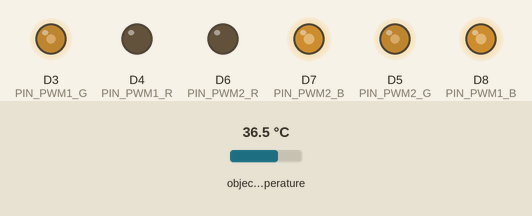
Bench run of a sketch on a simulated ESP8266 (NodeMCU). Shown: output pins drawn as LEDs (lit = HIGH). The test bench sets the inputs (shaded band); at power-on: object temperature 36.5 °C. Storage starts empty.

Above: at 1.2 s.
1.3 s: object temperature set to 20 °C
At 1.8 s:
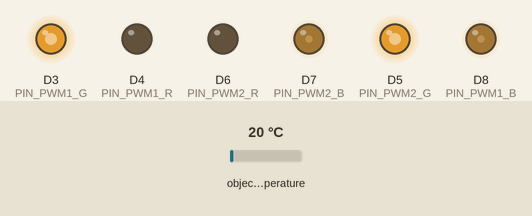
2.9 s: object temperature set to 24.7 °C
At 4.2 s:
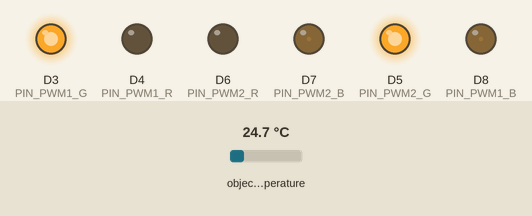
4.5 s: object temperature set to 25.4 °C
At 5.4 s:
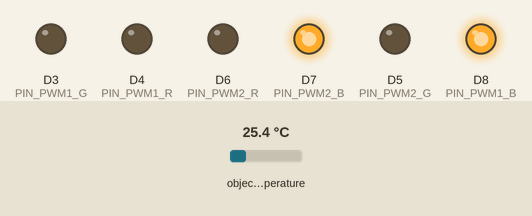
6.1 s: object temperature set to 32 °C
At 6.6 s:
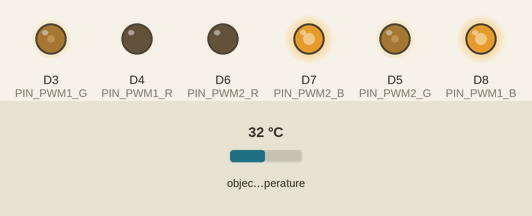
7.7 s: object temperature set to 39 °C
At 9.0 s:
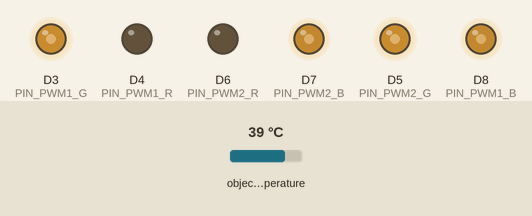
9.3 s: object temperature set to 26 °C
At 10.3 s:
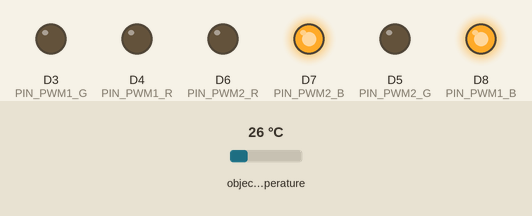
Timing chart, 0 to 11.9 s (numbered marks = the images above; inputs shaded):
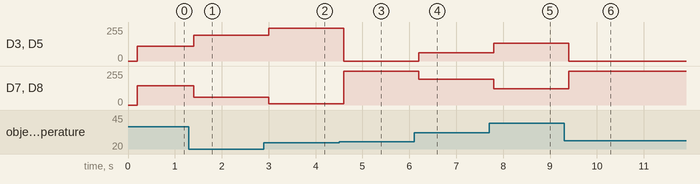

The sketch:

main.ino
```cpp
// Libraries
#include <ESP8266WiFi.h>
#include <ESPAsyncWebServer.h>
#include <Adafruit_MLX90614.h>
#include <RGBLED.h>
#include <FS.h>

// RGB pins
#define PIN_PWM1_R D4
#define PIN_PWM1_G D3
#define PIN_PWM1_B D8
#define PIN_PWM2_R D6
#define PIN_PWM2_G D5
#define PIN_PWM2_B D7

// Define lower and upper threshold for RGB output in [°C]
#define TEMP_MIN 25 // full blue at this temperature
#define TEMP_MAX 50 // full red at this temperature

// RGB-Led objects and components
RGBLED rgbLed1(PIN_PWM1_R,PIN_PWM1_G,PIN_PWM1_B,COMMON_CATHODE);
RGBLED rgbLed2(PIN_PWM2_R,PIN_PWM2_G,PIN_PWM2_B,COMMON_CATHODE);
unsigned char rgb1r, rgb1b, rgb2r, rgb2b;

// MLX sensor objects
Adafruit_MLX90614 mlx_front = Adafruit_MLX90614();
Adafruit_MLX90614 mlx_rear =  Adafruit_MLX90614();

// SPIFFS file system object
File file;

// WiFi credentials
const char* ssid     = "Temp_overwatch";
const char* password = "temP_Overwatch7";

// Current temperature, updated in loop()
int temp_front = 0;
int temp_rear  = 0;

// Create AsyncWebServer object on port 80
AsyncWebServer server(80);

// Run time variable
unsigned long currentMillis = 0;

// Store last timestapts when services got executed
unsigned long mlx_previousMillis = 0;
unsigned long rgb_previousMillis = 0;
unsigned long spiffs_previousMillis = 0;

// Update interval for services in [ms]
const long mlx_interval = 100;
const long rgb_interval = 200;
const long spiffs_interval = 5000;

// Replaces placeholder in HTML with MLX values
String processor(const String& var){
  if(var == "TEMPERATURE_FRONT"){
    return String(temp_front);
  }
  else if(var == "TEMPERATURE_REAR"){
    return String(temp_rear);
  }
  else if(var == "RUN_TIME"){
    return String((int)(currentMillis / 1000));
  }
  return String();
}

// Initialize File System, start & format
void InitSPIFFS() {
  SPIFFS.begin();
  if (!(SPIFFS.begin())) // Try to format SPIFFS
  {
    SPIFFS.format();
  }
  if (!(SPIFFS.begin())) // Try again if failed
  {
    SPIFFS.format();
  }
}

// Converts temperatures to RGB components
void TempToRGB() {
  // Front temperature to RGB components
  rgb1r = (unsigned int) ((temp_front - TEMP_MIN) * 0xFF / (TEMP_MAX - TEMP_MIN));
  rgb1b = 0xFF - rgb1r;

  // Rear temperature to RGB components
  rgb2r = (unsigned int) ((temp_rear - TEMP_MIN) * 0xFF / (TEMP_MAX - TEMP_MIN));
  rgb2b = 0xFF - rgb2r;
}

void setup(){
  // Initialize SPIFFS
  InitSPIFFS();
  if(SPIFFS.exists("/temp_log.csv")){
    SPIFFS.remove("/temp_log.csv");
  }
  file = SPIFFS.open("/temp_log.csv", "w");
  file.println("Time [s],Front temp [°C],Rear temp [°C]");
  file.close();

  // Start MLX service
  mlx_front.begin();
  mlx_rear.begin();

  // Initialize WiFi service
  WiFi.softAP(ssid, password);
  IPAddress IP = WiFi.softAPIP();

  // Define HTTP services
  server.on("/", HTTP_GET, [](AsyncWebServerRequest *request){
    request->send(SPIFFS, "/index.html", String(), false, processor);
  });
  server.on("/run_time", HTTP_GET, [](AsyncWebServerRequest *request){
    request->send_P(200, "text/plain", String().c_str());
  });
  server.on("/temperature_front", HTTP_GET, [](AsyncWebServerRequest *request){
    request->send_P(200, "text/plain", String(temp_front).c_str());
  });
  server.on("/temperature_rear", HTTP_GET, [](AsyncWebServerRequest *request){
    request->send_P(200, "text/plain", String(temp_rear).c_str());
  });
    server.on("/download", HTTP_GET, [](AsyncWebServerRequest *request){
    request->send(SPIFFS, "/temp_log.csv", "text/txt");
  });

  // Start web server
  server.begin();
}

void loop(){
  // MLX service
  currentMillis = millis();
  if (currentMillis - mlx_previousMillis >= mlx_interval) {
    mlx_previousMillis = currentMillis;
    temp_front = (int)mlx_front.readObjectTempC();
    temp_rear = (int)mlx_rear.readObjectTempC();

    // this is a fix to write the smaller temp to both positions because only one sensor works
    int smaller_temp;
    smaller_temp = temp_front;
    if(temp_rear < smaller_temp) smaller_temp = temp_rear;
      temp_front = smaller_temp;
      temp_rear = smaller_temp;
  }

  // RGB service
  if (currentMillis - rgb_previousMillis >= rgb_interval) {
    rgb_previousMillis = currentMillis;
    TempToRGB();
    rgbLed1.writeRGB(0x00, rgb1r, rgb1b);
    rgbLed2.writeRGB(0x00, rgb2r, rgb2b);
  }

  // SPIFFS service
  if (currentMillis - spiffs_previousMillis >= spiffs_interval) {
    spiffs_previousMillis = currentMillis;
    file = SPIFFS.open("/temp_log.csv", "a");
    file.print(String(currentMillis / 1000));
    file.print(",");
    file.print(String(temp_front));
    file.print(",");
    file.println(String(temp_rear));
    file.close();
  }
}
```

Measured:
- the behaviour switches between 25 and 25.1 °C on object temperature (found by bisection; images 2 and 3)
- after the input at 1.3 s, D3 (PIN_PWM1_G), D5 (PIN_PWM2_G): 112/255 → 195/255 after 0.10 s; D7 (PIN_PWM2_B), D8 (PIN_PWM1_B): 143/255 → 60/255 after 0.10 s
- after the input at 2.9 s, D3 (PIN_PWM1_G), D5 (PIN_PWM2_G): 195/255 → 246/255 after 0.10 s; D7 (PIN_PWM2_B), D8 (PIN_PWM1_B): 60/255 → 9/255 after 0.10 s
- after the input at 4.5 s, D3 (PIN_PWM1_G), D5 (PIN_PWM2_G): 246/255 → 0/255 after 0.10 s; D7 (PIN_PWM2_B), D8 (PIN_PWM1_B): 9/255 → 255/255 after 0.10 s
- after the input at 6.1 s, D3 (PIN_PWM1_G), D5 (PIN_PWM2_G): 0/255 → 61/255 after 0.10 s; D7 (PIN_PWM2_B), D8 (PIN_PWM1_B): 255/255 → 194/255 after 0.10 s
- after the input at 7.7 s, D3 (PIN_PWM1_G), D5 (PIN_PWM2_G): 61/255 → 132/255 after 0.10 s; D7 (PIN_PWM2_B), D8 (PIN_PWM1_B): 194/255 → 123/255 after 0.10 s
- after the input at 9.3 s, D3 (PIN_PWM1_G), D5 (PIN_PWM2_G): 132/255 → 0/255 after 0.10 s; D7 (PIN_PWM2_B), D8 (PIN_PWM1_B): 123/255 → 255/255 after 0.10 s
